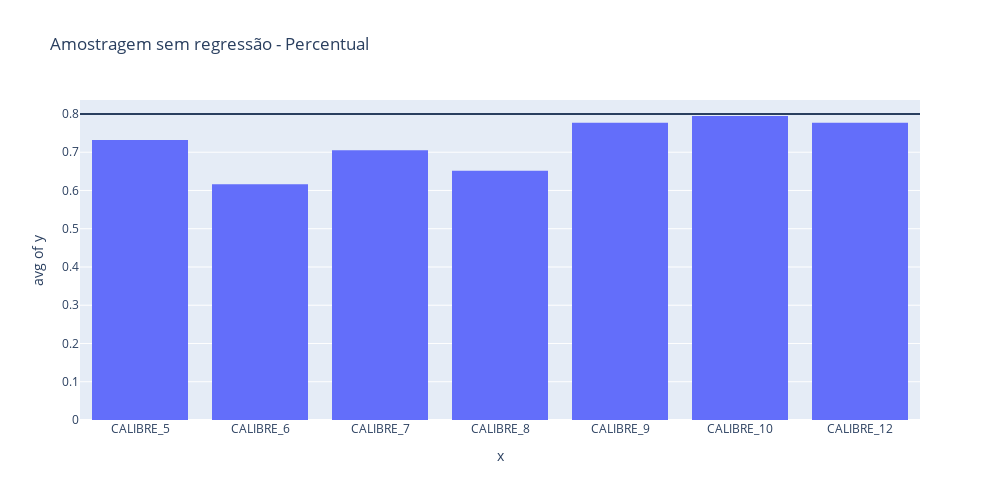

Notebook source saved alongside this figure:
### Code cell
import plotly.express as px
import plotly.graph_objects as gl

fig = px.histogram(x = dataframe['VALOR_CALIBRE'], histfunc = 'avg' ,y= dataframe['percent_Acerto'],title = 'Amostragem sem regressão - Percentual', category_orders=  {'VALOR_CALIBRE':['CALIBRE_5','CALIBRE_6','CALIBRE_7','CALIBRE_8','CALIBRE_9','CALIBRE_10','CALIBRE_12']})
fig.add_hline(y = 0.80)
fig.update_layout(height = 500, width = 1000)
fig

### Figure 1 — Plotly figure (JSON) as saved in the notebook; plotly's stock layout.template omitted (floating-point values rounded to 4 significant figures; data arrays with more than 128 entries replaced by an {"elided": "..."} marker saying what was removed)
{"data": [{"alignmentgroup": "True", "bingroup": "x", "histfunc": "avg", "hovertemplate": "x=%{x}<br>avg of y=%{y}<extra></extra>", "legendgroup": "", "marker": {"color": "#636efa", "pattern": {"shape": ""}}, "name": "", "offsetgroup": "", "orientation": "v", "showlegend": false, "type": "histogram", "x": {"elided": "658 str values"}, "xaxis": "x", "y": {"elided": "658 float values"}, "yaxis": "y"}], "layout": {"barmode": "relative", "height": 500, "legend": {"tracegroupgap": 0}, "shapes": [{"type": "line", "x0": 0, "x1": 1, "xref": "x domain", "y0": 0.8, "y1": 0.8, "yref": "y"}], "title": {"text": "Amostragem sem regressão - Percentual"}, "width": 1000, "xaxis": {"anchor": "y", "domain": [0, 1], "title": {"text": "x"}}, "yaxis": {"anchor": "x", "domain": [0, 1], "title": {"text": "avg of y"}}}}
